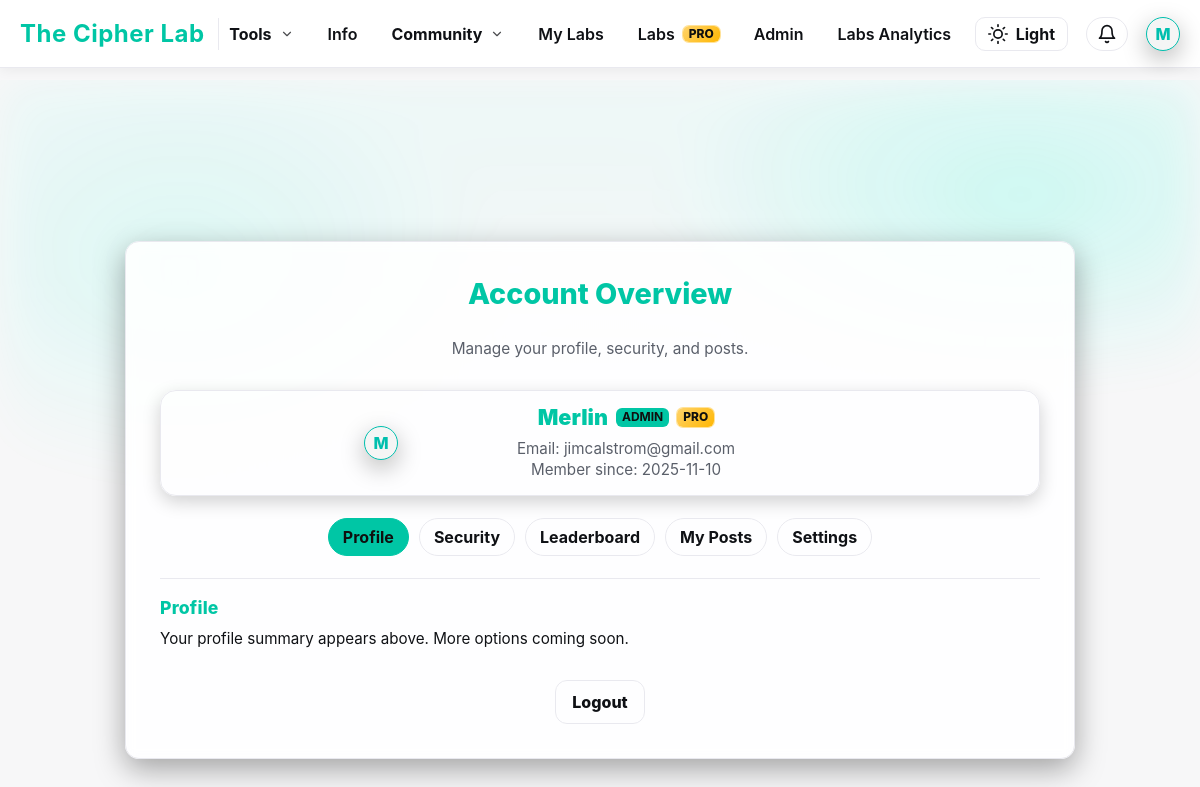
/account (signed in), run on the app's committed database.
### tables this page shows
CREATE TABLE users (
    id INTEGER PRIMARY KEY AUTOINCREMENT,
    username TEXT UNIQUE NOT NULL,
    email TEXT UNIQUE NOT NULL,
    password_hash TEXT NOT NULL,
    is_admin INTEGER NOT NULL DEFAULT 0,
    created_at TEXT NOT NULL,
    banned INTEGER DEFAULT 0
, has_posted INTEGER NOT NULL DEFAULT 0, labs_info_seen INTEGER NOT NULL DEFAULT 0, is_pro INTEGER DEFAULT 0, stripe_customer_id TEXT, pro_since TEXT, stripe_subscription_id TEXT, pro_until TEXT, pro_current_period_end TEXT, pro_cancel_at_period_end INTEGER NOT NULL DEFAULT 0, labs_tour_seen INTEGER NOT NULL DEFAULT 0, google_sub TEXT, avatar_url TEXT, auth_provider TEXT NOT NULL DEFAULT 'local', needs_password INTEGER NOT NULL DEFAULT 0, needs_username INTEGER NOT NULL DEFAULT 0);

### app.py (the view)
@app.route("/account")
def account():
    user = current_user()
    if not user:
        flash("Please log in to view your account.", "warning")
        return redirect(url_for("login"))
    conn = get_db()
    cur = conn.execute("SELECT username, email, created_at, needs_password, needs_username FROM users WHERE id=?", (user["id"],))
    user_info = cur.fetchone()
    posts_per_page = 9
    try:
        posts_page = int(request.args.get("posts_page") or request.args.get("page") or 1)
    except ValueError:
        posts_page = 1
    if posts_page < 1:
        posts_page = 1
    total_posts_row = conn.execute(
        "SELECT COUNT(*) AS c FROM posts WHERE user_id=?",
        (user["id"],)
    ).fetchone()
    total_posts = (total_posts_row["c"] if total_posts_row else 0) or 0
    posts_total_pages = (total_posts + posts_per_page - 1) // posts_per_page if total_posts else 0
    if posts_total_pages and posts_page > posts_total_pages:
        posts_page = posts_total_pages
    posts_offset = (posts_page - 1) * posts_per_page
    cur = conn.execute("""
        SELECT id, title, body, image_filename, created_at
        FROM posts
        WHERE user_id=?
        ORDER BY datetime(created_at) DESC
        LIMIT ? OFFSET ?
    """, (user["id"], posts_per_page, posts_offset))
    posts = [dict(r) for r in cur.fetchall()]
    for p in posts:
        try:
            p["list_page"] = get_post_page(p["id"])
        except Exception:
            p["list_page"] = 1
    lb_data = conn.execute("""
        SELECT username,
               COUNT(DISTINCT cipher_week) AS weeks_played,
               SUM(score) AS total_score
        FROM cipher_submissions
        WHERE username IS NOT NULL
        GROUP BY username
        ORDER BY total_score DESC
    """).fetchall()
    leaderboard_data = None
    for i, row in enumerate(lb_data, start=1):
        if row["username"].lower() == user_info["username"].lower():
            leaderboard_data = {
                "rank": i,
                "weeks_played": row["weeks_played"],
                "total_score": row["total_score"]
            }
            break
    conn.close()
    needs_password = bool(user_info["needs_password"]) if (user_info and ("needs_password" in user_info.keys())) else False
    needs_username = bool(user_info["needs_username"]) if (user_info and ("needs_username" in user_info.keys())) else False
    return render_template(
		"account.html",
		user=user,
		user_info=user_info,
		posts=posts,
		leaderboard_data=leaderboard_data,
		posts_page=posts_page,
		posts_total_pages=posts_total_pages,
		needs_password=needs_password,
		needs_username=needs_username,
	)

### app.py (called while the page is built)
@app.after_request
def add_security_headers(resp):
    resp.headers["X-Content-Type-Options"] = "nosniff"
    resp.headers["X-Frame-Options"] = "DENY"
    resp.headers["Referrer-Policy"] = "strict-origin-when-cross-origin"
    resp.headers["Content-Security-Policy"] = (
        "default-src 'self'; "
        "img-src 'self' data: https://api.producthunt.com https://ph-files.imgix.net https://www.producthunt.com; "
        "script-src 'self' 'unsafe-inline' https://www.producthunt.com; "
        "style-src 'self' 'unsafe-inline'; "
        "frame-src https://www.producthunt.com;"
    )
    return resp

def get_post_page(post_id, per_page=10,sort='new'):
    conn = get_db()
    rows = conn.execute("""
        SELECT posts.id
        FROM posts
        LEFT JOIN users ON posts.user_id = users.id
        WHERE (users.banned IS NULL OR users.banned = 0)
        ORDER BY posts.pinned DESC,
                 datetime(posts.created_at) DESC
    """).fetchall()
    conn.close()
    ids = [r["id"] for r in rows]
    if post_id not in ids:
        return 1
    index = ids.index(post_id)
    return (index // per_page) + 1

@app.before_request
def clear_flash_on_login():
    if request.endpoint == "login" and request.method == "GET":
        if "_flashes" not in session:
            session.pop("_flashes", None)

@app.context_processor
def inject_now_year():
    return {"now_year": datetime.utcnow().year}

@app.context_processor
def inject_user_setup_flags():
    u = current_user()
    if not u:
        return {}
    try:
        conn = get_db()
        row = conn.execute(
            "SELECT needs_password, needs_username FROM users WHERE id=?",
            (u["id"],)
        ).fetchone()
        conn.close()
    except Exception:
        return {}
    needs_password = 0
    needs_username = 0
    try:
        if row:
            needs_password = int(row["needs_password"] or 0)
            needs_username = int(row["needs_username"] or 0)
    except Exception:
        needs_password = 0
        needs_username = 0
    return {
        "needs_password": needs_password,
        "needs_username": needs_username,
        "setup_needed_global": bool(needs_password or needs_username),
    }

### helpers.py (called while the page is built)
def get_db():
    conn = sqlite3.connect(DB_PATH)
    conn.row_factory = sqlite3.Row
    return conn

### templates/account.html (shortened to what this page needs)
<!DOCTYPE html>
<html lang="en">
<head>
  <link rel="stylesheet" href="{{ url_for('static', filename='style.css') }}?v=20251110">
</head>
<body class="no-nav-padding">
  {% include 'base_nav.html' %}
  <main class="account-viewport">
    <div class="account-card">
      <h1 class="account-title">Account Overview</h1>
      <p class="account-subtitle">Manage your profile, security, and posts.</p>
      <div class="account-hero">
        <div class="avatar">{{ user_info['username'][0].upper() }}</div>
        <div class="hero-info">
          <h2>
            {{ user_info['username'] }}
            {% if user.is_admin %}<span class="admin-badge">Admin</span>{% endif %}
            {% if user.is_pro %}<span class="pro-badge">PRO</span>{% endif %}
          </h2>
          <p>Email: {{ user_info['email'] }}</p>
          <p>Member since: {{ user_info['created_at'][:10] }}</p>
        </div>
      </div>
      <div class="account-links" id="account-tabs">
        <a href="#profile">Profile</a>
        <a href="#security">Security</a>
        <a href="#leaderboard">Leaderboard</a>
        <a href="#posts">My Posts</a>
        <a href="#settings">Settings</a>
      </div>
      <div id="profile" class="section tab-panel">
        <h3>Profile</h3>
        <p>Your profile summary appears above. More options coming soon.</p>
      </div>
      <div class="bottom-actions">
        <a href="#" class="btn btn-ghost" id="logout-btn">Logout</a>
      </div>
    </div>
  </main>
</body>
</html>

### templates/base_nav.html (shortened to what this page needs)
<nav class="navbar">
  {% set setup_needed = setup_needed_global|default(false) %}
  <div class="nav-left">
    <a href="{{ url_for('index') }}" class="nav-logo">The Cipher Lab</a>
  </div>
  <ul class="nav-items" id="nav-menu">
    <li class="nav-dd" data-dd="tools">
      <button class="nav-dd-trigger" type="button" aria-expanded="false">
        Tools
        <span class="nav-dd-caret" aria-hidden="true">
          <svg viewBox="0 0 24 24" fill="none" stroke="currentColor" stroke-width="2"
               stroke-linecap="round" stroke-linejoin="round">
            <polyline points="6 9 12 15 18 9"></polyline>
          </svg>
        </span>
      </button>
    </li>
    <li class="d-only"><a class="nav-link" href="{{ url_for('info_page') }}">Info</a></li>
    <li class="nav-dd" data-dd="community">
      <button class="nav-dd-trigger" type="button" aria-expanded="false">
        Community
        <span class="nav-dd-caret" aria-hidden="true">
          <svg viewBox="0 0 24 24" fill="none" stroke="currentColor" stroke-width="2"
               stroke-linecap="round" stroke-linejoin="round">
            <polyline points="6 9 12 15 18 9"></polyline>
          </svg>
        </span>
      </button>
    </li>
    <li class="d-only"><a class="nav-link" href="{{ url_for('workspace_list') }}">My Labs</a></li>
    <li class="d-only">
      <a class="nav-link" href="{{ url_for('labs_pro_page') }}">
        Labs <span class="pro-badge">PRO</span>
      </a>
    </li>
    {% if user and user.is_admin %}
      <li class="d-only"><a class="nav-link" href="{{ url_for('admin_dashboard') }}">Admin</a></li>
      <li class="d-only"><a class="nav-link" href="{{ url_for('admin_labs_analytics') }}">Labs Analytics</a></li>
    {% endif %}
  </ul>
  <div class="nav-right">
    <button id="theme-toggle" aria-label="Toggle theme" title="Toggle theme">
      <svg id="theme-icon" xmlns="http://www.w3.org/2000/svg" width="20" height="20"
           viewBox="0 0 24 24" fill="none" stroke="currentColor"
           stroke-width="2" stroke-linecap="round" stroke-linejoin="round"></svg>
      <span id="theme-toggle-text">Dark</span>
    </button>
    {% if user %}
      <div class="notif-wrapper">
        <button id="notif-btn" class="notif-btn" aria-label="Notifications" title="Notifications">
          <svg id="notif-icon" xmlns="http://www.w3.org/2000/svg" width="20" height="20"
               viewBox="0 0 24 24" fill="none" stroke="currentColor"
               stroke-width="2" stroke-linecap="round" stroke-linejoin="round">
            <path d="M18 8a6 6 0 0 0-12 0c0 7-3 9-3 9h18s-3-2-3-9"></path>
            <path d="M13.73 21a2 2 0 0 1-3.46 0"></path>
          </svg>
        </button>
      </div>
      <div class="profile-dropdown" id="profile-dd">
        <button class="profile-btn" id="profile-btn" aria-label="Profile menu" aria-expanded="false">
          <div class="avatar{% if setup_needed %} setup-pulse{% endif %}">{{ user['username'][0].upper() }}</div>
        </button>
      </div>
    {% endif %}
  </div>
</nav>

### static/style.css (style rules this page uses)
:root { --bg: #121212; --panel: #1a1a1a; --panel-2: #202020; --elev-shadow: 0 10px 30px rgba(0, 0, 0, 0.55); --line: #252525; --line-2: #2b2b2b; --text: #f2f2f2; --text-dim: #d9d9d9; --muted: #b8b8b8; --muted-2: #9a9a9a; --accent: #00c6a5; --accent-strong: #00d4b3; --accent-soft: rgba(0, 198, 165, 0.18); --accent-soft-2: rgba(0, 198, 165, 0.28); --input-bg: #232323; --input-border: #343434; --input-hover: #262626; --input-focus: #1d1d1d; --warning: #ffdd00; --danger: #ff6b6b; --radius-lg: 16px; --radius-md: 10px; --radius-sm: 6px; --transition: 0.18s ease; }
* { box-sizing: border-box; }
html { scroll-behavior: smooth; }
body { font-family: 'Inter', 'Segoe UI', Tahoma, Geneva, Verdana, sans-serif; background-color: var(--bg); color: var(--text); margin: 0; padding: 0; min-height: 100vh; display: flex; justify-content: center; align-items: flex-start; }
.navbar { position: fixed; top: 0; left: 0; width: 100%; height: 65px; background-color: var(--panel-2); display: flex; align-items: center; justify-content: space-between; padding: 0 24px; box-shadow: 0 2px 12px rgba(0,0,0,0.45); border-bottom: 1px solid var(--line); z-index: 1000; }
.nav-left { display: flex; align-items: center; gap: 12px; }
.nav-logo { color: var(--accent); font-weight: 700; font-size: 22px; letter-spacing: 0.5px; white-space: nowrap; }
.nav-items { list-style: none; display: flex; align-items: center; gap: 28px; margin: 0; padding: 0; }
.nav-items li a { color: var(--text); text-decoration: none; font-weight: 600; transition: color 0.2s; }
.nav-theme button, #theme-toggle { display: inline-flex; align-items: center; gap: 6px; padding: 8px 12px; border: 1px solid var(--line); border-radius: 8px; background: transparent; color: var(--text); cursor: pointer; transition: background 0.2s, border-color 0.2s, color 0.2s; }
h2 { text-align: center; margin-bottom: 26px; color: var(--accent); font-weight: 650; font-size: 26px; }
button { padding: 14px 16px; border: 1px solid var(--accent); border-radius: var(--radius-sm); background-color: var(--accent); color: #0f0f0f; font-weight: 650; font-size: 16px; cursor: pointer; transition: background-color 0.15s ease, box-shadow var(--transition), border-color var(--transition), transform 0.06s ease; font-family: inherit; }
:root[data-theme="light"] { --bg: #f7f7f8; --panel: #ffffff; --panel-2: #fbfbfc; --elev-shadow: 0 10px 30px rgba(0, 0, 0, 0.08); --line: #e9e9ef; --line-2: #e2e2e8; --text: #0f1115; --text-dim: #20232a; --muted: #5a5f6a; --muted-2: #7a7f8a; --accent: #00c6a5; --accent-strong: #00b69a; --accent-soft: rgba(0, 198, 165, 0.18); --accent-soft-2: rgba(0, 198, 165, 0.25); --input-bg: #fcfcfd; --input-border: #dfe3ea; --input-hover: #f6f7f9; --input-focus: #ffffff; }
:root[data-theme="light"] .navbar { background-color: #ffffff; box-shadow: 0 2px 12px rgba(0,0,0,0.06); border-bottom: 1px solid var(--line); }
:root[data-theme="light"] .nav-items { background-color: #ffffff; border-left: 1px solid var(--line); }
* { scrollbar-width: thin; scrollbar-color: color-mix(in oklab, var(--accent) 45%, #0f0f0f) var(--bg); }
.admin-badge { background: var(--accent); color: #0f0f0f; font-size: 0.75rem; padding: 2px 6px; border-radius: 6px; font-weight: 700; text-transform: uppercase; }
.pro-badge { background: linear-gradient(135deg, #ffd36a, #ffb703); color: #0f0f0f; font-size: 0.75rem; padding: 2px 6px; border-radius: 6px; font-weight: 800; text-transform: uppercase; box-shadow: 0 0 0 1px rgba(255,183,3,0.4); position: relative; overflow: hidden; isolation: isolate; display: inline-flex; align-items: center; gap: 6px; }
.pro-badge::after { content: ""; position: absolute; inset: -40% -60%; background: linear-gradient( 120deg, rgba(255,255,255,0) 40%, rgba(255,255,255,0.65) 50%, rgba(255,255,255,0) 60% ); transform: translateX(-120%) rotate(8deg); animation: proShine 2.8s ease-in-out infinite; pointer-events: none; z-index: 0; }
html, body { height: 100%; }
body { display: flex; flex-direction: column; justify-content: flex-start; align-items: stretch; min-height: 100vh; }
main { flex: 1 0 auto; }

### data on the page
users: username "M", username "Merlin", email "jimcalstrom@gmail.com", created_at "2025-11-10"
